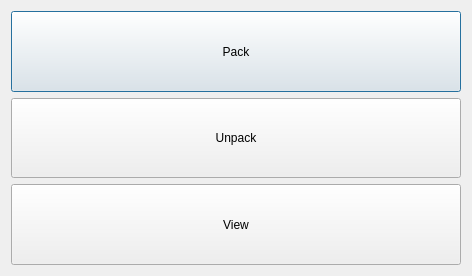
<?xml version="1.0" encoding="UTF-8"?>
<ui version="4.0">
 <class>Main_Window</class>
 <widget class="QDialog" name="Main_Window">
  <property name="geometry">
   <rect>
    <x>0</x>
    <y>0</y>
    <width>472</width>
    <height>276</height>
   </rect>
  </property>
  <property name="windowTitle">
   <string>Sequential Archive Manager</string>
  </property>
  <layout class="QVBoxLayout" name="verticalLayout">
   <item>
    <widget class="QPushButton" name="btnPack">
     <property name="sizePolicy">
      <sizepolicy hsizetype="Minimum" vsizetype="MinimumExpanding">
       <horstretch>0</horstretch>
       <verstretch>0</verstretch>
      </sizepolicy>
     </property>
     <property name="text">
      <string>Pack</string>
     </property>
    </widget>
   </item>
   <item>
    <widget class="QPushButton" name="btnUnpack">
     <property name="sizePolicy">
      <sizepolicy hsizetype="Minimum" vsizetype="MinimumExpanding">
       <horstretch>0</horstretch>
       <verstretch>0</verstretch>
      </sizepolicy>
     </property>
     <property name="text">
      <string>Unpack</string>
     </property>
    </widget>
   </item>
   <item>
    <widget class="QPushButton" name="btnView">
     <property name="sizePolicy">
      <sizepolicy hsizetype="Minimum" vsizetype="MinimumExpanding">
       <horstretch>0</horstretch>
       <verstretch>0</verstretch>
      </sizepolicy>
     </property>
     <property name="text">
      <string>View</string>
     </property>
    </widget>
   </item>
  </layout>
 </widget>
 <layoutdefault spacing="6" margin="11"/>
 <resources/>
 <connections/>
</ui>
